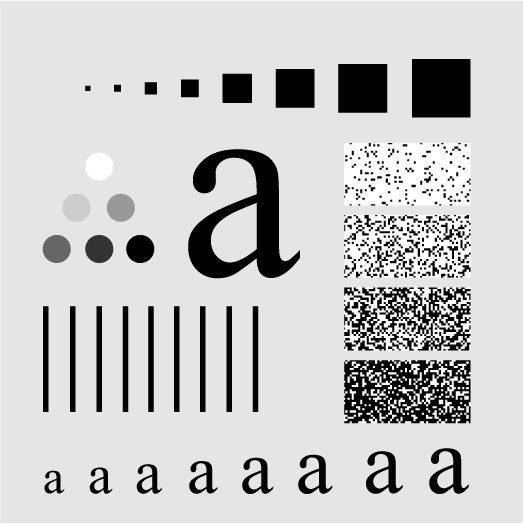
#> input picture dados/test_image.tiff, 523 x 524 px, found by its file name
$ jupyter execute '5 - Criação de filtro de frequência a partir de um filtro espacial.ipynb'   (shell and % lines are left out)
#> lines starting #> are read from the running program, lines starting #| are printed output that depends on the picture
## Iremos criar um filtro no domínio da frequência a partir de um filtro espacial

[cell 1]
import numpy as np
import matplotlib.pyplot as plt
from scipy.fftpack import fft2, ifft2, fftfreq, fftshift

# Filtro suavização 7x7
filt = np.array([
    [ 1,  4,  8, 10,  8,  4,  1],
    [ 4, 12, 23, 30, 23, 12,  4],
    [ 8, 23, 45, 55, 45, 23,  8],
    [10, 30, 55, 70, 55, 30, 10],
    [ 8, 23, 45, 55, 45, 23,  8],
    [ 4, 12, 23, 30, 23, 12,  4],
    [ 1,  4,  8, 10,  8,  4,  1]
])
filt = filt/filt.sum()

img = plt.imread('test_image.tiff')
#> img is the input picture: shape (524, 523); min 0, max 255, mean 199.1
num_rows, num_cols = img.shape
#> num_rows = 524; num_cols = 523
# Como já visto, a imagem a ser filtrada deve ser preenchida
# com zeros utilizando a função pad
img_padded = np.pad(img, ((0, num_rows), (0, num_cols)),
                    mode='constant', constant_values=0)
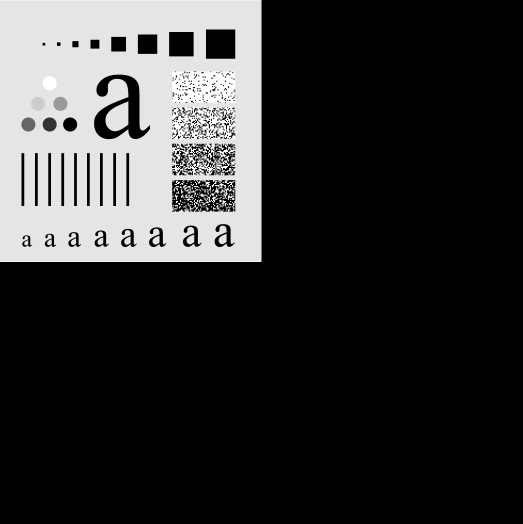
#> img_padded: shape (1048, 1046) (shown at 1/2 size); min 0, max 255, mean 49.8

# Criação do array a ser utilizado para filtrar a imagem
filt_image = np.zeros([2*num_rows, 2*num_cols])
filt_image[num_rows-3:num_rows+4, num_cols-3:num_cols+4] = filt

filt_image = fftshift(filt_image)
Ffilt = fft2(filt_image)
freq_r = fftfreq(2*num_rows)
freq_c = fftfreq(2*num_cols)

Ffilt = fftshift(Ffilt)
freq_r = fftshift(freq_r)
#> freq_r = 1048 values from -0.5 to 0.499
freq_c = fftshift(freq_c)
#> freq_c = 1046 values from -0.5 to 0.499
plt.figure(figsize=[8,8])
plt.pcolormesh(freq_c, freq_r, np.log(np.abs(Ffilt+1)), cmap='gray')
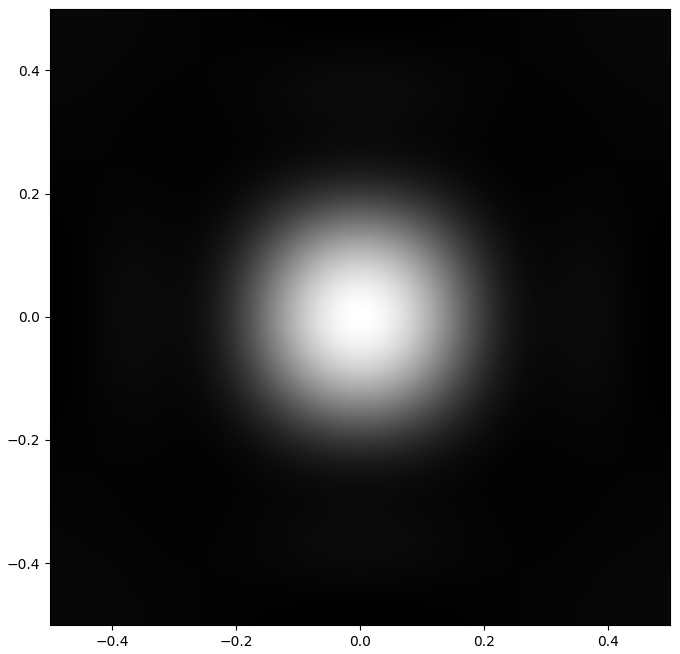
#> figure drawn by matplotlib, 1 panel

#### Ffilt é o array a ser utilizado no domínio da frequência para filtrar a imagem original.

[cell 2]
Fimg = fft2(img_padded)
Fimg = fftshift(Fimg)

Fimg_filtered = Ffilt*Fimg
Fimg_filtered = fftshift(Fimg_filtered)
img_filtered = np.real(ifft2(Fimg_filtered))
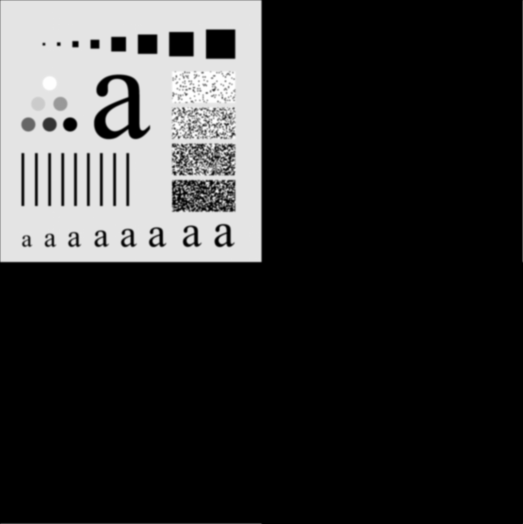
#> img_filtered: shape (1048, 1046) float64 (shown at 1/2 size); min -3.47e-13, max 255, mean 49.8; drawn with min black and max white
img_filtered = img_filtered[:num_rows, :num_cols]
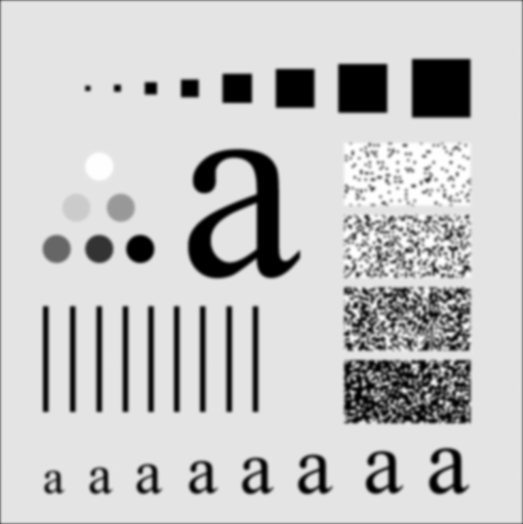
#> img_filtered: shape (524, 523) float64; min -3.47e-13, max 255, mean 198.1; drawn with min black and max white
plt.figure(figsize=[8,8])
plt.imshow(img, 'gray')
plt.figure(figsize=[8,8])
plt.imshow(img_filtered, 'gray')
